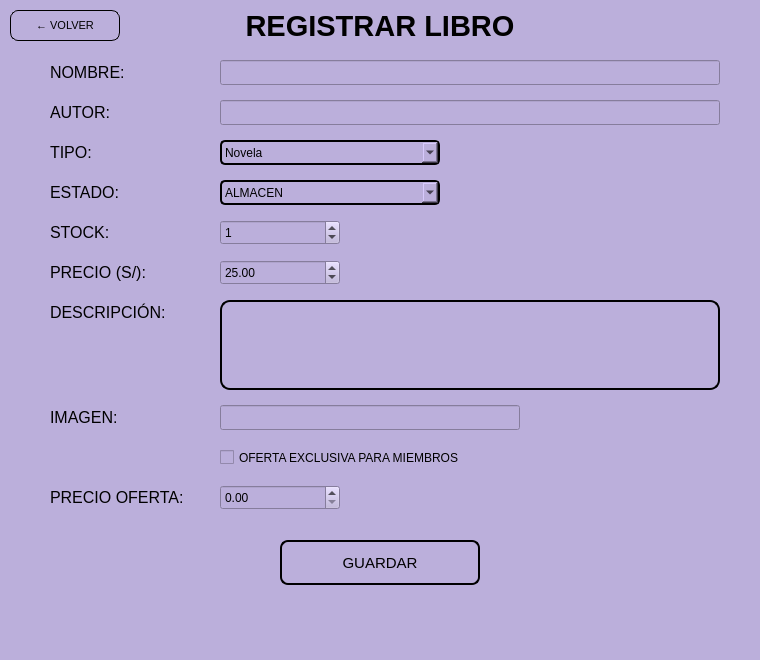
<?xml version="1.0" encoding="UTF-8"?>
<ui version="4.0">
 <class>MainWindow</class>
 <widget class="QMainWindow" name="MainWindow">
  <property name="geometry">
   <rect>
    <x>0</x>
    <y>0</y>
    <width>760</width>
    <height>660</height>
   </rect>
  </property>
  <property name="windowTitle">
   <string>MainWindow</string>
  </property>
  <property name="styleSheet">
   <string notr="true">background-color: #BBAFDB</string>
  </property>
  <widget class="QWidget" name="centralwidget">
    <widget class="QPushButton" name="btnVolver">
            <property name="geometry">
             <rect>
              <x>10</x>
              <y>10</y>
              <width>110</width>
              <height>31</height>
             </rect>
            </property>
            <property name="styleSheet">
             <string notr="true">QPushButton{
	border: 1px solid #000000;
	border-radius: 8px;
	background-color: #BBAFDB;
	color: black;
	font-size: 11px;
	cursor: pointer;
}
QPushButton:hover {
	background-color: #8E7CC3;
}</string>
            </property>
            <property name="text">
             <string>← VOLVER</string>
            </property>
    </widget>
    <widget class="QLabel" name="LblTitulo">
            <property name="geometry">
             <rect>
              <x>200</x>
              <y>10</y>
              <width>360</width>
              <height>31</height>
             </rect>
            </property>
            <property name="font">
             <font>
              <pointsize>22</pointsize>
              <weight>75</weight>
              <bold>true</bold>
             </font>
            </property>
            <property name="text">
             <string>REGISTRAR LIBRO</string>
            </property>
            <property name="alignment">
             <set>Qt::AlignCenter</set>
            </property>
    </widget>
    <widget class="QLabel" name="label_2">
            <property name="geometry">
             <rect>
              <x>50</x>
              <y>60</y>
              <width>150</width>
              <height>25</height>
             </rect>
            </property>
            <property name="font">
             <font>
              <pointsize>12</pointsize>
             </font>
            </property>
            <property name="text">
             <string>NOMBRE:</string>
            </property>
    </widget>
    <widget class="QLineEdit" name="txtNombre">
            <property name="geometry">
             <rect>
              <x>220</x>
              <y>60</y>
              <width>500</width>
              <height>25</height>
             </rect>
            </property>
            <property name="styleSheet">
             <string notr="true">QLineEdit{{
	border: 2px solid #000000;
	border-radius: 5px;
	background-color: #BBAFDB;
	color: black;
	font-size: 12px;
	padding-left: 6px;
}}
QLineEdit:hover {{
	background-color: #8E7CC3;
}}</string>
            </property>
    </widget>
    <widget class="QLabel" name="label_3">
            <property name="geometry">
             <rect>
              <x>50</x>
              <y>100</y>
              <width>150</width>
              <height>25</height>
             </rect>
            </property>
            <property name="font">
             <font>
              <pointsize>12</pointsize>
             </font>
            </property>
            <property name="text">
             <string>AUTOR:</string>
            </property>
    </widget>
    <widget class="QLineEdit" name="txtAutor">
            <property name="geometry">
             <rect>
              <x>220</x>
              <y>100</y>
              <width>500</width>
              <height>25</height>
             </rect>
            </property>
            <property name="styleSheet">
             <string notr="true">QLineEdit{{
	border: 2px solid #000000;
	border-radius: 5px;
	background-color: #BBAFDB;
	color: black;
	font-size: 12px;
	padding-left: 6px;
}}
QLineEdit:hover {{
	background-color: #8E7CC3;
}}</string>
            </property>
    </widget>
    <widget class="QLabel" name="label_4">
            <property name="geometry">
             <rect>
              <x>50</x>
              <y>140</y>
              <width>150</width>
              <height>25</height>
             </rect>
            </property>
            <property name="font">
             <font>
              <pointsize>12</pointsize>
             </font>
            </property>
            <property name="text">
             <string>TIPO:</string>
            </property>
    </widget>
    <widget class="QComboBox" name="cmbTipo">
            <property name="geometry">
             <rect>
              <x>220</x>
              <y>140</y>
              <width>220</width>
              <height>25</height>
             </rect>
            </property>
            <property name="styleSheet">
             <string notr="true">QComboBox{
	border: 2px solid #000000;
	border-radius: 5px;
	background-color: #BBAFDB;
	color: black;
	font-size: 12px;
}
QComboBox:hover {
	background-color: #8E7CC3;
}</string>
            </property>
            <item>
             <property name="text">
              <string>Novela</string>
             </property>
            </item>
            <item>
             <property name="text">
              <string>Cuento</string>
             </property>
            </item>
            <item>
             <property name="text">
              <string>Poesía</string>
             </property>
            </item>
            <item>
             <property name="text">
              <string>Manga</string>
             </property>
            </item>
            <item>
             <property name="text">
              <string>Ensayo</string>
             </property>
            </item>
    </widget>
    <widget class="QLabel" name="label_5">
            <property name="geometry">
             <rect>
              <x>50</x>
              <y>180</y>
              <width>150</width>
              <height>25</height>
             </rect>
            </property>
            <property name="font">
             <font>
              <pointsize>12</pointsize>
             </font>
            </property>
            <property name="text">
             <string>ESTADO:</string>
            </property>
    </widget>
    <widget class="QComboBox" name="cmbEstado">
            <property name="geometry">
             <rect>
              <x>220</x>
              <y>180</y>
              <width>220</width>
              <height>25</height>
             </rect>
            </property>
            <property name="styleSheet">
             <string notr="true">QComboBox{
	border: 2px solid #000000;
	border-radius: 5px;
	background-color: #BBAFDB;
	color: black;
	font-size: 12px;
}
QComboBox:hover {
	background-color: #8E7CC3;
}</string>
            </property>
            <item>
             <property name="text">
              <string>ALMACEN</string>
             </property>
            </item>
            <item>
             <property name="text">
              <string>VENDIDOS</string>
             </property>
            </item>
            <item>
             <property name="text">
              <string>ALQUILADOS</string>
             </property>
            </item>
    </widget>
    <widget class="QLabel" name="label_6">
            <property name="geometry">
             <rect>
              <x>50</x>
              <y>220</y>
              <width>150</width>
              <height>25</height>
             </rect>
            </property>
            <property name="font">
             <font>
              <pointsize>12</pointsize>
             </font>
            </property>
            <property name="text">
             <string>STOCK:</string>
            </property>
    </widget>
    <widget class="QSpinBox" name="spinStock">
            <property name="geometry">
             <rect>
              <x>220</x>
              <y>220</y>
              <width>120</width>
              <height>25</height>
             </rect>
            </property>
            <property name="styleSheet">
             <string notr="true">QLineEdit{{
	border: 2px solid #000000;
	border-radius: 5px;
	background-color: #BBAFDB;
	color: black;
	font-size: 12px;
	padding-left: 6px;
}}
QLineEdit:hover {{
	background-color: #8E7CC3;
}}</string>
            </property>
            <property name="minimum"><number>0</number></property>
            <property name="maximum"><number>999</number></property>
            <property name="value"><number>1</number></property>
    </widget>
    <widget class="QLabel" name="label_7">
            <property name="geometry">
             <rect>
              <x>50</x>
              <y>260</y>
              <width>150</width>
              <height>25</height>
             </rect>
            </property>
            <property name="font">
             <font>
              <pointsize>12</pointsize>
             </font>
            </property>
            <property name="text">
             <string>PRECIO (S/):</string>
            </property>
    </widget>
    <widget class="QDoubleSpinBox" name="spinPrecio">
            <property name="geometry">
             <rect>
              <x>220</x>
              <y>260</y>
              <width>120</width>
              <height>25</height>
             </rect>
            </property>
            <property name="styleSheet">
             <string notr="true">QLineEdit{{
	border: 2px solid #000000;
	border-radius: 5px;
	background-color: #BBAFDB;
	color: black;
	font-size: 12px;
	padding-left: 6px;
}}
QLineEdit:hover {{
	background-color: #8E7CC3;
}}</string>
            </property>
            <property name="minimum"><double>0.0</double></property>
            <property name="maximum"><double>9999.0</double></property>
            <property name="value"><double>25.0</double></property>
            <property name="decimals"><number>2</number></property>
            <property name="singleStep"><double>1.0</double></property>
    </widget>
    <widget class="QLabel" name="label_8">
            <property name="geometry">
             <rect>
              <x>50</x>
              <y>300</y>
              <width>150</width>
              <height>25</height>
             </rect>
            </property>
            <property name="font">
             <font>
              <pointsize>12</pointsize>
             </font>
            </property>
            <property name="text">
             <string>DESCRIPCIÓN:</string>
            </property>
    </widget>
    <widget class="QTextEdit" name="txtDescripcion">
            <property name="geometry">
             <rect>
              <x>220</x>
              <y>300</y>
              <width>500</width>
              <height>90</height>
             </rect>
            </property>
            <property name="styleSheet">
             <string notr="true">QTextEdit{
	border: 2px solid #000000;
	border-radius: 10px;
	background-color: #BBAFDB;
	color: black;
	font-size: 11px;
	padding: 8px;
}</string>
            </property>
    </widget>
    <widget class="QLabel" name="label_9">
            <property name="geometry">
             <rect>
              <x>50</x>
              <y>405</y>
              <width>150</width>
              <height>25</height>
             </rect>
            </property>
            <property name="font">
             <font>
              <pointsize>12</pointsize>
             </font>
            </property>
            <property name="text">
             <string>IMAGEN:</string>
            </property>
    </widget>
    <widget class="QLineEdit" name="txtImagen">
            <property name="geometry">
             <rect>
              <x>220</x>
              <y>405</y>
              <width>300</width>
              <height>25</height>
             </rect>
            </property>
            <property name="styleSheet">
             <string notr="true">QLineEdit{{
	border: 2px solid #000000;
	border-radius: 5px;
	background-color: #BBAFDB;
	color: black;
	font-size: 12px;
	padding-left: 6px;
}}
QLineEdit:hover {{
	background-color: #8E7CC3;
}}</string>
            </property>
    </widget>
    <widget class="QCheckBox" name="chkOferta">
            <property name="geometry">
             <rect>
              <x>220</x>
              <y>445</y>
              <width>400</width>
              <height>25</height>
             </rect>
            </property>
            <property name="text">
             <string>OFERTA EXCLUSIVA PARA MIEMBROS</string>
            </property>
    </widget>
    <widget class="QLabel" name="label_10">
            <property name="geometry">
             <rect>
              <x>50</x>
              <y>485</y>
              <width>150</width>
              <height>25</height>
             </rect>
            </property>
            <property name="font">
             <font>
              <pointsize>12</pointsize>
             </font>
            </property>
            <property name="text">
             <string>PRECIO OFERTA:</string>
            </property>
    </widget>
    <widget class="QDoubleSpinBox" name="spinPrecioOferta">
            <property name="geometry">
             <rect>
              <x>220</x>
              <y>485</y>
              <width>120</width>
              <height>25</height>
             </rect>
            </property>
            <property name="styleSheet">
             <string notr="true">QLineEdit{{
	border: 2px solid #000000;
	border-radius: 5px;
	background-color: #BBAFDB;
	color: black;
	font-size: 12px;
	padding-left: 6px;
}}
QLineEdit:hover {{
	background-color: #8E7CC3;
}}</string>
            </property>
            <property name="minimum"><double>0.0</double></property>
            <property name="maximum"><double>9999.0</double></property>
            <property name="value"><double>0.0</double></property>
            <property name="decimals"><number>2</number></property>
            <property name="singleStep"><double>1.0</double></property>
    </widget>
    <widget class="QPushButton" name="btnGuardar">
            <property name="geometry">
             <rect>
              <x>280</x>
              <y>540</y>
              <width>200</width>
              <height>45</height>
             </rect>
            </property>
            <property name="styleSheet">
             <string notr="true">QPushButton{
	border: 2px solid #000000;
	border-radius: 8px;
	background-color: #BBAFDB;
	color: black;
	font-size: 15px;
	cursor: pointer;
}
QPushButton:hover {
	background-color: #8E7CC3;
}
QPushButton:disabled {
	color: #6b6b6b;
	background-color: #a99bc9;
}</string>
            </property>
            <property name="text">
             <string>GUARDAR</string>
            </property>
    </widget>
  </widget>
  <widget class="QMenuBar" name="menubar">
   <property name="geometry">
    <rect>
     <x>0</x>
     <y>0</y>
     <width>760</width>
     <height>21</height>
    </rect>
   </property>
  </widget>
  <widget class="QStatusBar" name="statusbar"/>
 </widget>
 <resources/>
 <connections/>
</ui>
